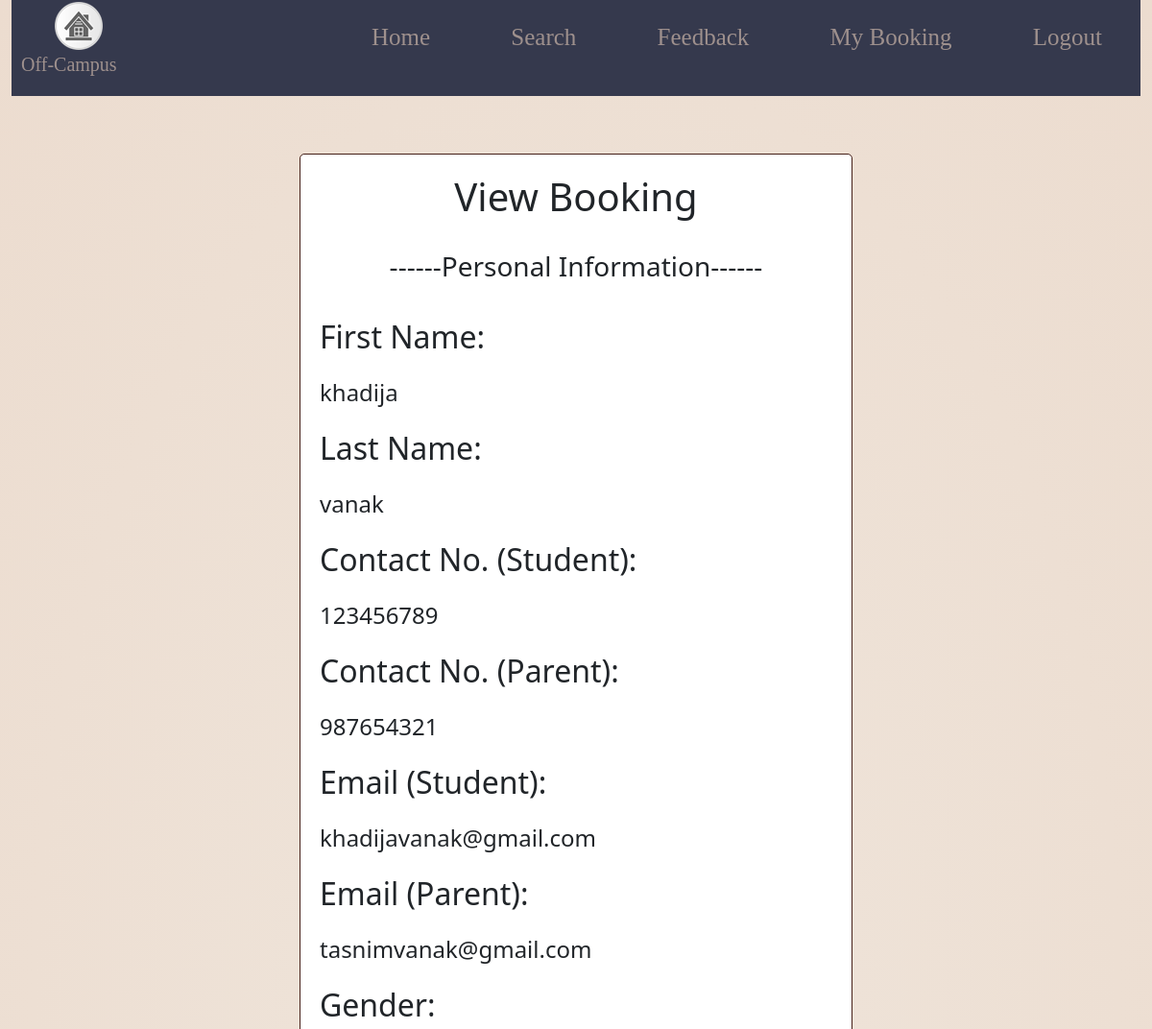
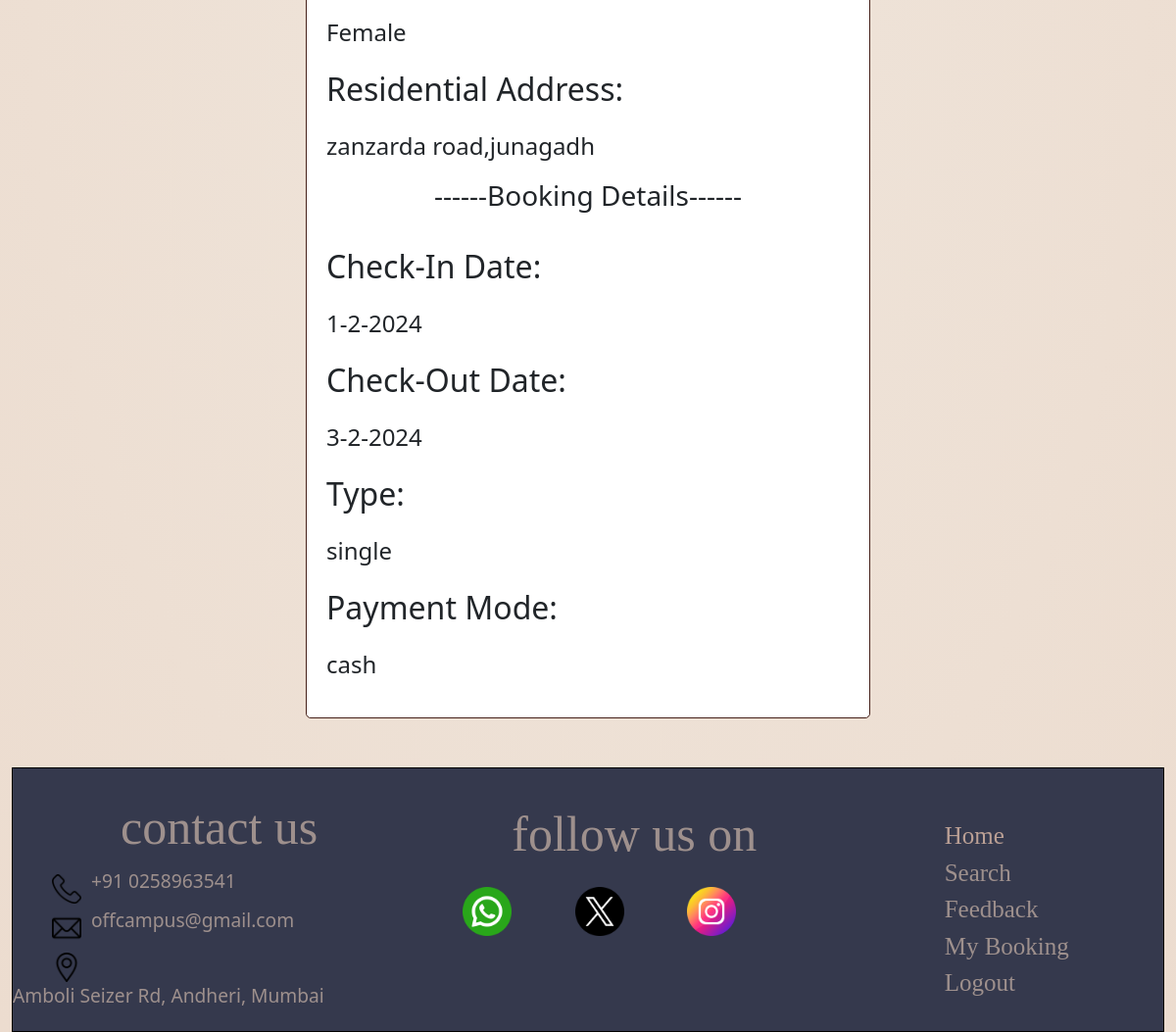
The app's page /view_book/ (signed in) with its own data (2 pictures, top to bottom).
### offcampus/models.py (models this page shows, shortened)
class My_booking(models.Model):
    user=models.ForeignKey(User,on_delete=models.CASCADE)
    first_name=models.CharField(max_length=100)
    last_name=models.CharField(max_length=100)
    student_cno=models.CharField(max_length=100)
    parent_cno=models.CharField(max_length=100)
    student_email=models.EmailField()
    parent_email=models.EmailField()
    gender=models.CharField(max_length=100)
    address=models.TextField()
    check_in_date=models.CharField(max_length=100)
    check_out_date=models.CharField(max_length=100)
    type=models.CharField(max_length=100)
    payment_mode=models.CharField(max_length=100)

### offcampus/views.py (the view)
# urls.py: path('view_book/',views.view_booking,name='view_booking'),
def view_booking(request):
    b=My_booking.objects.filter(user=request.user)
    return render(request,'view_booking.html',{'b':b})

### templates/view_booking.html (shortened to what this page needs)
<!DOCTYPE html>
<html lang="en">
<head>
    <link rel="stylesheet" href="/static/bootstrap-5.3.3-dist/css/bootstrap.min.css">
    <link rel="stylesheet" href="/static/css/style.css">
</head>
<body class="bg">
    <nav>
        <div class="container-fluid">
            <div class="nav_bar">
                <div class="main_logo">
                    <div class="logo"><a href="/"><img src="/static/images/asset/logob (3).png" alt="logo"></a></div>
                    <div class="site_name">
                        <p>Off-Campus</p>
                    </div>
                </div>
                <div class="links">
                    <ul>
                        <li><a href="/" class="a">Home</a></li>
                        <li><a href="/view_property" class="a">Search</a></li>
                        <li><a href="/fd" class="a">Feedback</a></li>
                        {% if request.user.is_anonymous %}
                        <li><a href="/login" class="a_main">Login</a></li>
                        {% else %}
                        <li><a href="/view_book" class="a">My Booking</a></li>
                        <li><a href="/logout" class="a">Logout</a></li>
                        {% endif %}
                    </ul>
                </div>
            </div>
        </div>
    </nav>
    <div class="container-fluid">
            <div class="row ">
                <div class="col-md-3 col-lg-3 col-xl-3"></div>
                <div class="col-12 col-sm-12 col-md-6 col-lg-6 col-xl-6">
                    {% for i in b %}
                    <div class="loginform">
                        <center>
                            <h1>View Booking</h1><br>
                        </center>
                        <center>
                            <h3>------Personal Information------</h3><br>
                        </center>
                        <p class="viewbooking">First Name:</p>
                        <p class="viewbookingvalue">{{i.first_name}}</p>
                        <p class="viewbooking">Last Name:</p>
                        <p class="viewbookingvalue">{{i.last_name}}</p>
                        <p class="viewbooking">Contact No. (Student): </p>
                        <p class="viewbookingvalue">{{i.student_cno}}</p>
                        <p class="viewbooking">Contact No. (Parent): </p>
                        <p class="viewbookingvalue">{{i.parent_cno}}</p>
                        <p class="viewbooking">Email (Student):</p>
                        <p class="viewbookingvalue">{{i.student_email}}</p>
                        <p class="viewbooking">Email (Parent):</p>
                        <p class="viewbookingvalue">{{i.parent_email}}</p>
                        <p class="viewbooking">Gender:</p>
                        <p class="viewbookingvalue">{{i.gender}}</p>
                        <p class="viewbooking">Residential Address:</p>
                        <p class="viewbookingvalue">{{i.address}}</p>
                        <center>
                            <h3>------Booking Details------</h3><br>
                        </center>
                        <p class="viewbooking">Check-In Date:</p>
                        <p class="viewbookingvalue">{{i.check_in_date}}</p>
                        <p class="viewbooking">Check-Out Date:</p>
                        <p class="viewbookingvalue">{{i.check_out_date}}</p>
                        <p class="viewbooking">Type:</p>
                        <p class="viewbookingvalue">{{i.type}}</p>
                        <p class="viewbooking">Payment Mode:</p>
                        <p class="viewbookingvalue">{{i.payment_mode}}</p>
                    </div>
                    {% endfor %}
                </div>
                <div class="col-md-3 col-lg-3 col-xl-3"></div>
            </div>
    </div>
    <footer>
        <div class="container-fluid">
            <div class="main_footer">
            <div class="row">
                <div class="col ">
                    <div>
                        <h2 class="icon_heading">contact us</h2>
                        <img src="/static/images/asset/telephone.png" alt=""  class="icon"><span><label class="contact">+91 0258963541</label></span> <br>
                        <img src="/static/images/asset/mail.png" alt=""  class="icon"><span><label class="contact">offcampus@gmail.com</label></span> <br>
                        <img src="/static/images/asset/logo/location.png" alt=""  class="icon"><span><label class="contact"> Amboli Seizer Rd, Andheri, Mumbai</label></span>
                      </div>
                </div>
                <div class="col ">
                    <div>
                        <p class="icon_heading">follow us on</p>
                        <span class=""><img src="/static/images/asset/whatsapp.png" alt=""  class="icons"></span>
                        <span><img src="/static/images/asset/twitter.png" alt=""  class="icons"></span>
                        <span><img src="/static/images/asset/instagram.png" alt=""  class="icons"></span>
                      </div>
                </div>
                <div class="col ">
                    <div class="link">
                        <ul>
                            <li><a href="/" class="a_main">Home</a></li>
                            <li><a href="/view_property" class="a">Search</a></li>
                            <li><a href="/fd" class="a">Feedback</a></li>
                            {% if request.user.is_anonymous %}
                            <li><a href="/login" class="a">Login</a></li>
                            {% else %}
                            <li><a href="/view_book" class="a">My Booking</a></li>
                            <li><a href="/logout" class="a">Logout</a></li>
                            {% endif %}
                        </ul>
                    </div>
                </div>
            </div>
            </div>
        </div>
    </footer>
</body>
</html>

### static/css/style.css (style rules this page uses)
* { margin:0; padding:0; box-sizing:border-box; }
:root { --color1:#46211A; --color2:#9e908d; --color3:#73605B; --color4:#BBA095; --color5:#B3A398; --color6:#AD9E9D; --color7:#8B8998; --color8:#35394D; --color9:#E7E2E2; --color10:#EFDCCC; --color11:#D1B7A1; }
.container-fluid { max-width: 1440px; }
nav { position: sticky; top:0px; z-index:1; }
.nav_bar { display:flex; justify-content:space-between; flex-wrap:wrap; background-color:var(--color8); }
.main_logo { margin:2px 10px; }
.logo { padding: 0px 35px; }
.site_name { font-family:azonia; font-size: 20px; color: var(--color2); }
.links { margin: 20px 0px; }
ul { list-style: none; }
li { display: inline-block; }
.a { text-decoration:none; color: var(--color2); padding:5px 20px; margin:0px 20px; font-family:Arial Rounded MT Bold; font-size: 25px; }
.a_main { text-decoration:none; color:var(--color4); padding:5px 20px; margin:0px 20px; font-family:Arial Rounded MT Bold; font-size: 25px; }
.main_footer { border: solid black 1px; background-color: var(--color8); margin-top: 50px; }
.icons { height: 50px; width: 50px; margin-left: 60px; margin-bottom: 10px; }
.icon_heading { margin-top: 30px; margin-left: 110px; font-family:autumn ; font-size: 50px; color: var(--color2); }
.link { margin-top: 50px; margin-left: 80px; margin-bottom: 30px; }
.icon { height: 30px; width: 30px; margin-left: 40px; margin-top: 10px; margin-right: 10px; }
.contact { color: var(--color2); font-size: larger; }
.bg { background-image: radial-gradient(#efe5db,#ecdccf); }
.loginform { margin-top: 60px; padding: 20px; border: solid var(--color1) 1px; border-radius: 5px; background-color: white; }
.viewbooking { font-size: xx-large; }
.viewbookingvalue { font-size: x-large; }

### records on screen
My_booking: first_name "khadija", last_name "vanak", student_cno "123456789", parent_cno "987654321", student_email "khadijavanak@gmail.com", parent_email "tasnimvanak@gmail.com", gender "Female", address "zanzarda road,junagadh", check_in_date "1-2-2024", check_out_date "3-2-2024", type "single", payment_mode "cash"
